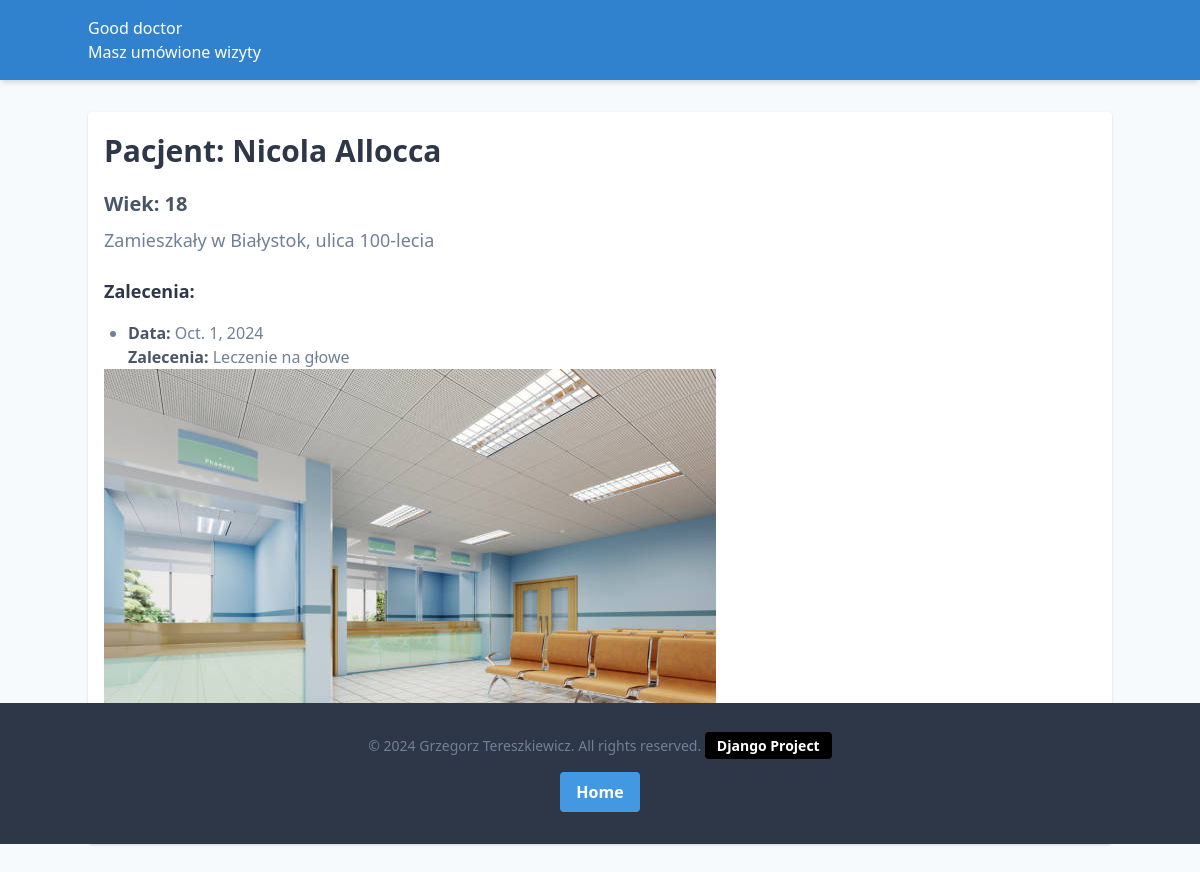
The app's page /GoodDoctor/details/3 with its own data.
### GoodDoctor/models.py (models this page shows, shortened)
class Pacjent(models.Model):
    nazwisko = models.CharField(max_length=50)
    imie = models.CharField(max_length=50)
    miasto = models.CharField(max_length=50, default="Białystok")
    ulica = models.CharField(max_length=50)
    wiek = models.IntegerField(default=18)

class Wizyta(models.Model):
    date = models.DateField()
    zalecenia = models.CharField(max_length=255)
    pacjent = models.ForeignKey(Pacjent, on_delete=models.CASCADE)

### GoodDoctor/views.py (the view)
# urls.py: path("details/<int:id>", views.details, name="details"),
def details(request, id):
    detail = get_object_or_404(Pacjent, pk=id)
    wizyty = Wizyta.objects.filter(pacjent=detail)
    return render(
        request,
        "GoodDoctor/detail.html",
        {
            "detail": detail,
            "wizyty": wizyty,
        },
    )

### templates/GoodDoctor/detail.html
{% extends 'GoodDoctor/base.html' %}
{% block content %}
    <h1 class="text-3xl font-bold text-gray-800 mb-4">
        Pacjent: {{ detail.imie }} {{ detail.nazwisko }}
    </h1>
    <h2 class="text-xl font-semibold text-gray-700 mb-2">
        Wiek: {{ detail.wiek }}
    </h2>
    <h3 class="text-lg text-gray-600 mb-6">
        Zamieszkały w {{ detail.miasto }}, ulica {{ detail.ulica }}
    </h3>
    <h4 class="text-lg text-gray-800 mb-4 font-semibold">Zalecenia:</h4>
    {% if wizyty %}
        <ul class="list-disc pl-6 text-gray-600">
            {% for wizyta in wizyty %}
                <li>
                    <span class="font-bold text-gray-700">Data:</span> {{ wizyta.date }}<br>
                    <span class="font-bold text-gray-700">Zalecenia:</span> {{ wizyta.zalecenia }}
                </li>
            {% endfor %}
        </ul>
    {% else %}
        <p class="text-gray-500">Brak zaleceń dla tego pacjenta.</p>
    {% endif %}
{% endblock %}

### records on screen
Pacjent: imie "Nicola", nazwisko "Allocca", wiek "18", miasto "Białystok", ulica "100-lecia"
Wizyta: date "Oct. 1, 2024", zalecenia "Leczenie na głowe"
